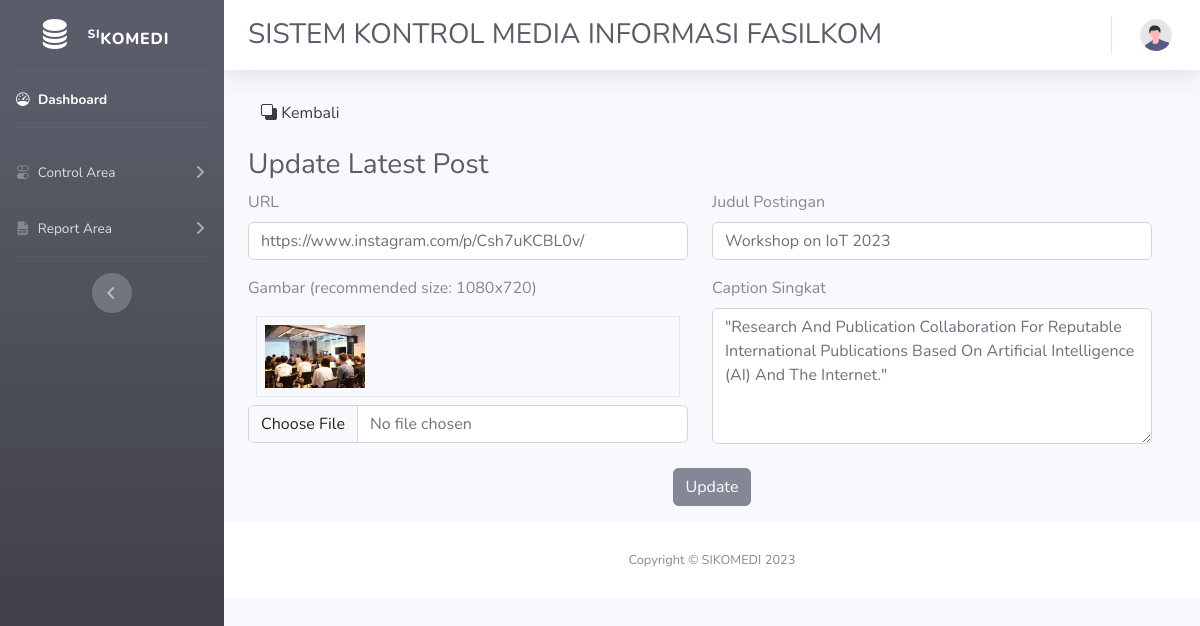
The page /admin/control/latestpost/update.php?ID=1 (signed in) on the database its author committed.
### tables this page shows
CREATE TABLE `instagram` (
  `ID` int(11) NOT NULL,
  `URL` varchar(1500) DEFAULT NULL,
  `SOURCE` varchar(1500) DEFAULT NULL,
  `CAPTION` varchar(1500) DEFAULT NULL,
  `JUDULPOSTINGAN` varchar(100) NOT NULL,
  `IG` varchar(50) NOT NULL,
  `MEDIA` varchar(100) NOT NULL
);

### admin/functions.php (called while the page is built, shortened)
<?php
$conn = mysqli_connect("localhost","root","","sikomedi");
function query ($query){
    global $conn;
    $result = mysqli_query($conn,$query);
    $rows = [];
    while ($row = mysqli_fetch_assoc($result)){
        $rows [] = $row;
    }
    return $rows;
}
?>

### admin/control/latestpost/update.php (the view, shortened to what this page needs)
<?php
require '../../functions.php';
$id = $_GET["ID"];
$ganti  = query("SELECT * FROM instagram WHERE ID = $id")[0];
?>
<!DOCTYPE html>
<html lang="en">
<head>
    <link href="https://cdn.jsdelivr.net/npm/bootstrap@5.3.0-alpha3/dist/css/bootstrap.min.css" rel="stylesheet">
    <link rel="stylesheet" href="https://cdn.jsdelivr.net/npm/bootstrap-icons@1.10.5/font/bootstrap-icons.css">
    <link href="../../css/style.css" rel="stylesheet">
</head>
<body id="page-top">
    <div id="wrapper">
        <ul class="navbar-nav bg-gradient-dark sidebar sidebar-dark accordion" id="accordionSidebar">
            <a class="sidebar-brand d-flex align-items-center justify-content-center" href="../../index.php">
                <div class="sidebar-brand-icon">
                  <i class="bi bi-database-fill"></i>
                </div>
                <div class="sidebar-brand-text mx-3 pt-2"><sup>SI</sup>KOMEDI</div>
            </a>
            <hr class="sidebar-divider my-0">
            <li class="nav-item active">
                <a class="nav-link" href="../../index.php">
                  <i class="bi bi-speedometer"></i>
                    <span>Dashboard</span></a>
            </li>
            <hr class="sidebar-divider">
            <li class="nav-item">
                <a class="nav-link collapsed" href="#" data-toggle="collapse" data-target="#collapseCharts1"
                    aria-expanded="true" aria-controls="collapseCharts1">
                    <i class="bi bi-toggles"></i>
                    <span>Control Area</span>
                </a>
            </li>
            <li class="nav-item">
                <a class="nav-link collapsed" href="#" data-toggle="collapse" data-target="#collapseCharts2"
                    aria-expanded="true" aria-controls="collapseCharts2">
                    <i class="bi bi-file-earmark-spreadsheet-fill"></i>
                    <span>Report Area</span>
                </a>
            </li>
            <hr class="sidebar-divider d-none d-md-block">
            <div class="text-center d-none d-md-inline">
                <button class="rounded-circle border-0" id="sidebarToggle"></button>
            </div>
        </ul>
        <div id="content-wrapper" class="d-flex flex-column">
            <div id="content">
                <nav class="navbar navbar-expand navbar-light bg-white topbar mb-4 static-top shadow">
                    <div class="d-sm-flex align-items-center justify-content-between mb-4">
                        <h1 class="h3 mb-0 text-gray-800 pt-4 ps-2">SISTEM KONTROL MEDIA INFORMASI FASILKOM</h1>
                    </div>
                    <ul class="navbar-nav ml-auto">
                        <li class="nav-item dropdown no-arrow">
                            <a class="nav-link dropdown-toggle" href="#" id="userDropdown" role="button"
                                data-toggle="dropdown" aria-haspopup="true" aria-expanded="false">
                                <img class="img-profile rounded-circle"
                                    src="../../img/undraw_profile.svg">
                            </a>
                        </li>
                    </ul>
                </nav>
              <div class="container-fluid">
                <div class="d-flex justify-content-start pb-3">
                  <a href="Cpost.php"><button type="button" class="btn btn-light"><i class="bi bi-back"></i> Kembali</button></a>
                </div>
                    <div class="d-sm-flex align-items-center justify-content-between mb-4">
                        <h1 class="h3 mb-0 text-gray-800">Update Latest Post</h1>
                    </div>
                      <form action="" method ="post" enctype="multipart/form-data" class="row g-3">
                        <div class="row">
                          <div class="col mb-3">
                            <label for="url" class="form-label">URL</label>
                            <input class="form-control" type="text" name="url" id="url" value="<?= $ganti["URL"]?>" required autocomplete ="off">
                          </div>
                          <div class="col mb-2">
                            <label for="judul" class="form-label">Judul Postingan</label>
                            <input class="form-control" type="text" name="judul" id="judul" value="<?= $ganti["JUDULPOSTINGAN"]?>" required autocomplete ="off">
                          </div>
                        </div>
                        <div class="row">
                          <div class="col mb-2">
                            <label for="gambar" class="form-label">Gambar (recommended size: 1080x720)</label>
                            <div class="p-2 m-2 border">
                              <img src="..\..\..\assets\img\<?= $ganti["SOURCE"]?>" alt="<?= $ganti["SOURCE"]?>" width="100vh">
                            </div>
                            <input class="form-control" type="file" id="gambar" name="gambar">
                          </div>
                          <div class="col mb-2">
                            <label for="caption">Caption Singkat</label>
                            <textarea class="form-control" name="caption" id="caption" style="height: 8.5rem" required><?= $ganti["CAPTION"]?></textarea>
                          </div>
                        </div>
                        <div class="d-flex justify-content-center mb-3">
                          <button type="submit" name="submit" class="btn btn-secondary">Update</button>
                        </div>
                      </form>
            </div>
            <footer class="sticky-footer bg-white">
                <div class="container my-auto">
                    <div class="copyright text-center my-auto">
                        <span>Copyright &copy; SIKOMEDI 2023</span>
                    </div>
                </div>
            </footer>
        </div>
    </div>
</body>
</html>

### rows shown on the page
instagram: url "https://www.instagram.com/p/Csh7uKCBL0v/", judul "Workshop on IoT 2023", SOURCE (picture), caption "\"Research And Publication Collaboration For Reputable International Publications Based On Artificial Intelligence (AI) And The Internet.\""
